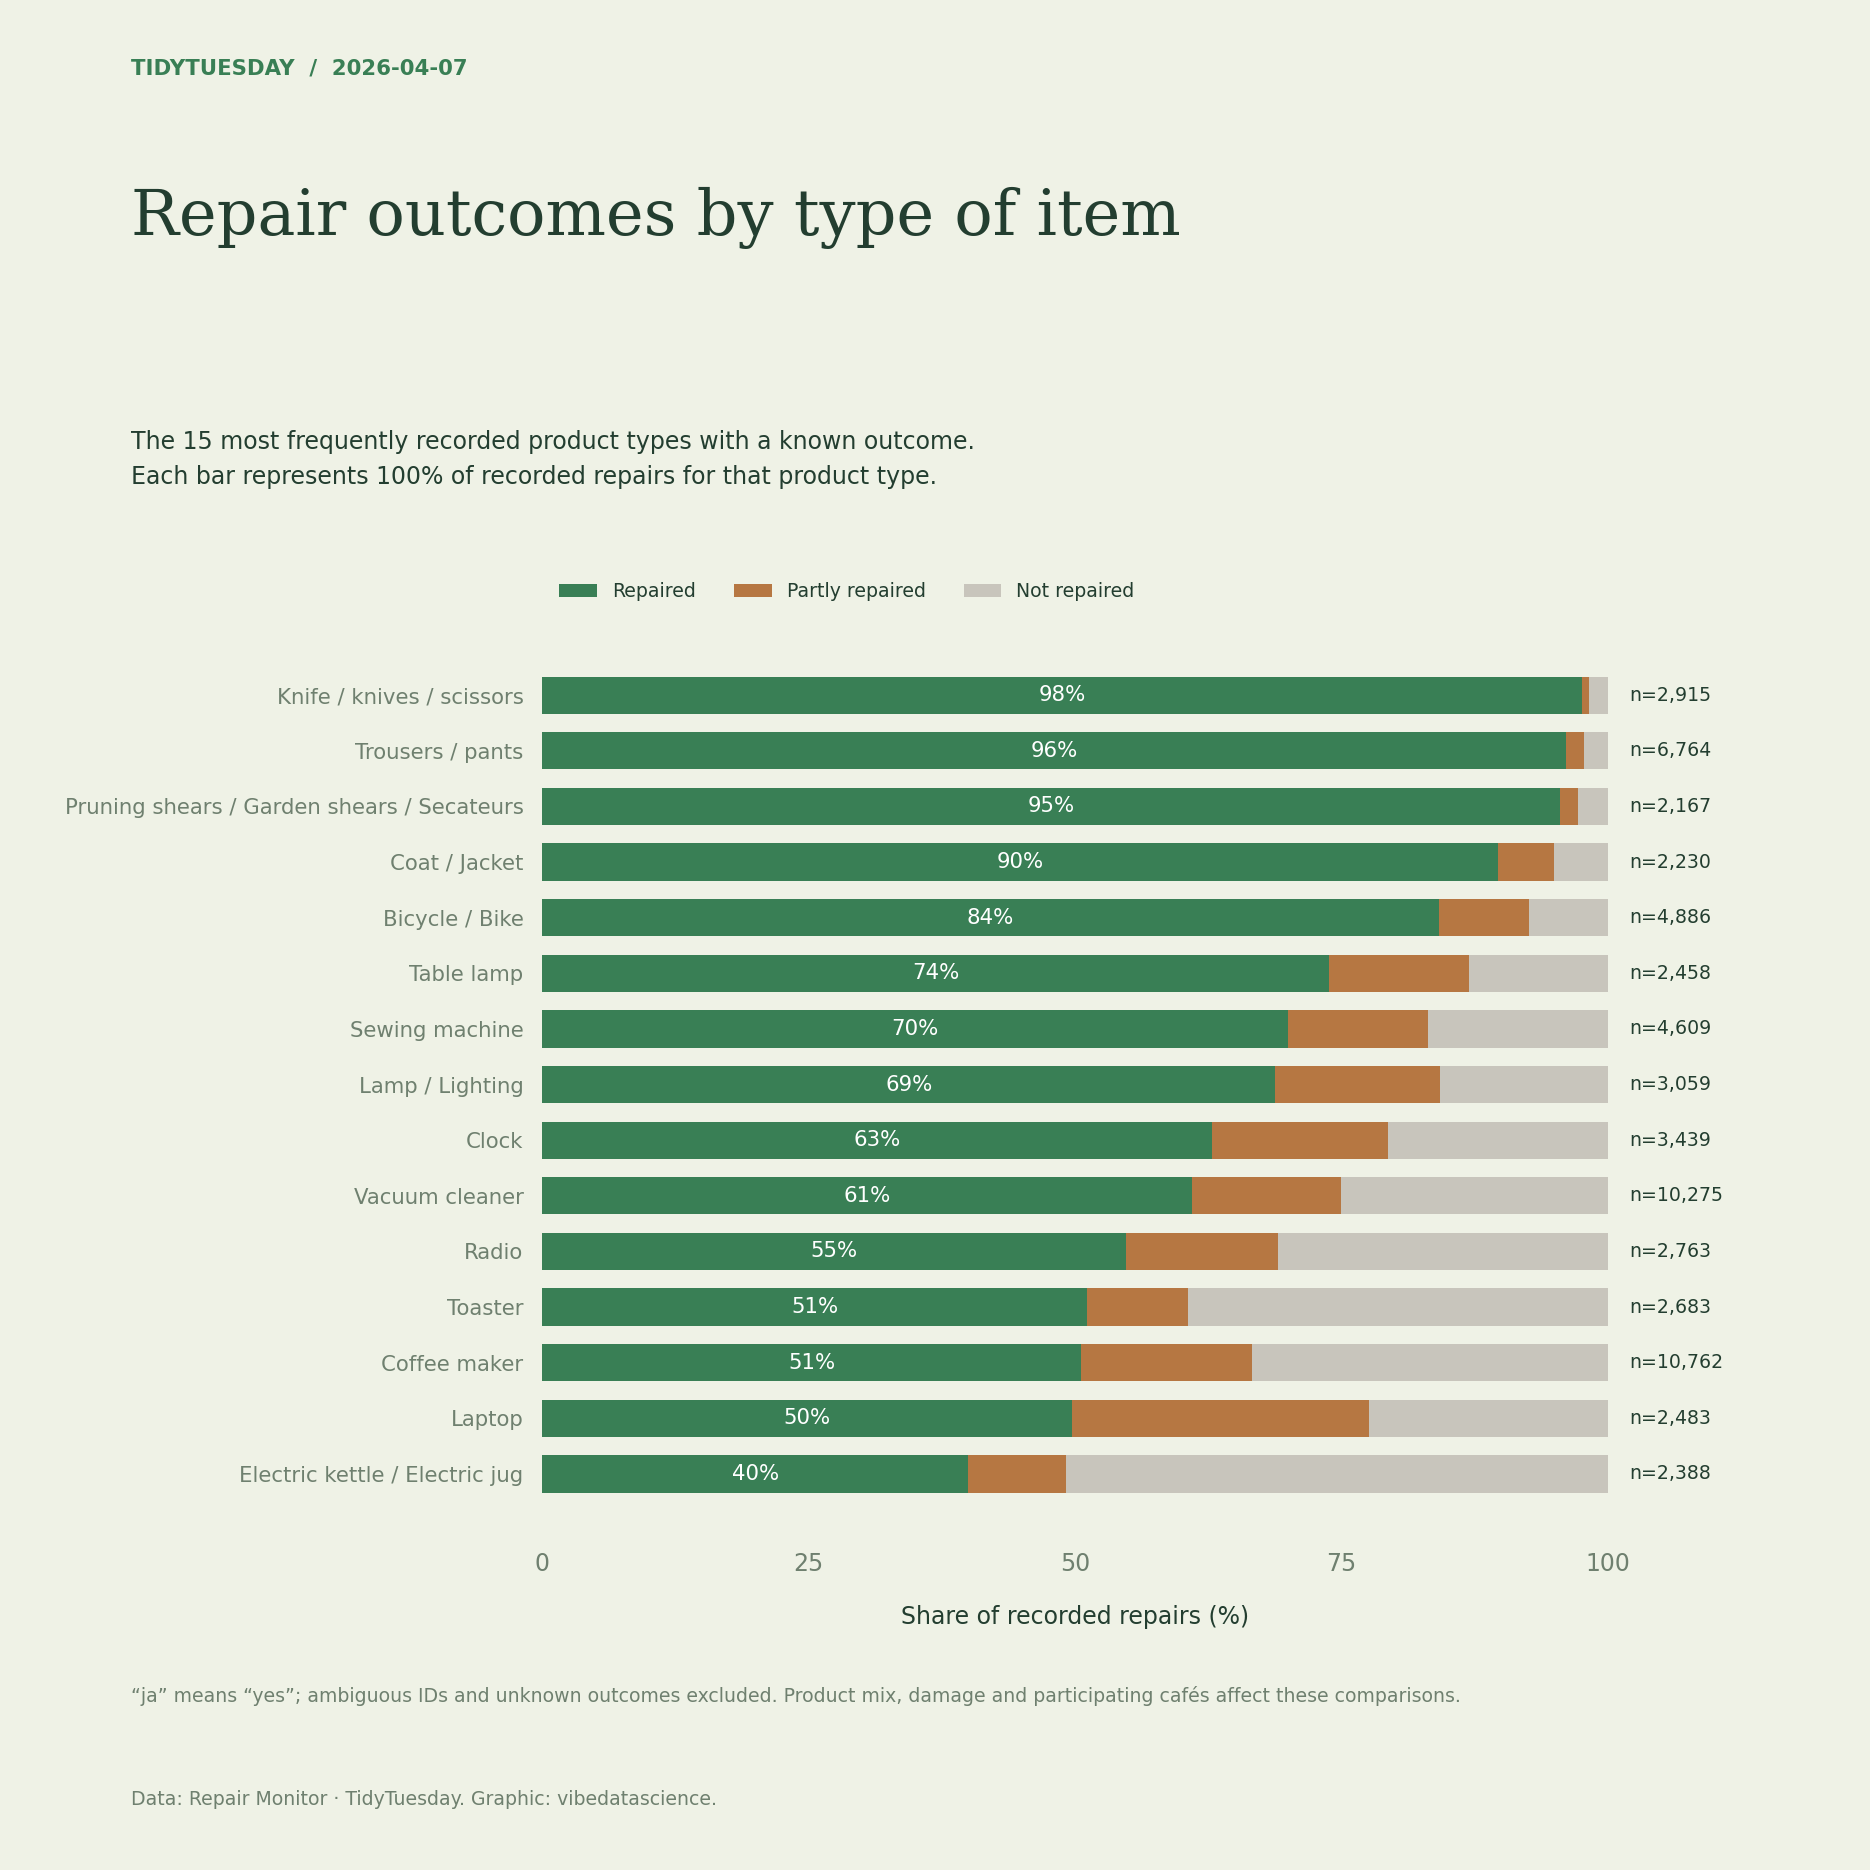

This figure's Python source:
"""TidyTuesday 2026-04-07: Repair outcomes by type of item. Reproduce the chart from the bundled source data."""
from pathlib import Path
import textwrap
import re
from collections import Counter
import numpy as np
import pandas as pd
import matplotlib
matplotlib.use('Agg')
import matplotlib.pyplot as plt
import matplotlib.dates as mdates
from matplotlib.ticker import FuncFormatter, MaxNLocator
from matplotlib.colors import LinearSegmentedColormap, Normalize
from matplotlib.patches import Patch

HERE = Path(__file__).resolve().parent
PAPER, INK, MUTED, ACCENT, SECOND = ('#eff2e6', '#233e30', '#6f806f', '#397f55', '#b67742')
plt.rcParams.update({'font.family':'DejaVu Sans', 'font.size':10, 'text.color':INK,
 'axes.labelcolor':INK, 'xtick.color':MUTED, 'ytick.color':MUTED,
 'axes.edgecolor':MUTED, 'savefig.facecolor':PAPER})

def read(name):
    data = pd.read_csv(HERE / 'data' / (name + '.csv.gz'), low_memory=False)
    assert len(data), 'Empty source data'
    return data

def figure(subtitle, height=9):
    fig = plt.figure(figsize=(11,height), facecolor=PAPER)
    fig.text(.07,.96,'TIDYTUESDAY  /  2026-04-07',fontsize=9,color=ACCENT,weight='bold')
    fig.text(.07,.90,textwrap.fill('Repair outcomes by type of item',48),fontsize=27,fontfamily='DejaVu Serif',va='top',linespacing=1.14)
    fig.text(.07,.77,subtitle,fontsize=10,va='top',linespacing=1.55)
    fig.text(.07,.035,textwrap.fill('Data: Repair Monitor · TidyTuesday. Graphic: vibedatascience.',110),fontsize=8,color=MUTED,linespacing=1.5)
    return fig

def axis(fig, rect=(.24,.18,.69,.49), grid='x'):
    ax=fig.add_axes(rect,facecolor=PAPER)
    for spine in ax.spines.values():spine.set_visible(False)
    ax.tick_params(length=0,pad=8)
    if grid:ax.grid(axis=grid,color=MUTED,alpha=.16,linewidth=.7)
    ax.set_axisbelow(True)
    return ax

def save(fig):
    fig.savefig(HERE / '20260407.png',dpi=170)
    plt.close(fig)
    print('2026-04-07: saved 20260407.png')

df=read('repairs');df=df.loc[~df.repair_id.duplicated(keep=False)].copy();df['outcome']=df.repaired.replace({'ja':'yes'});d=df[df.outcome.isin(['yes','half','no'])]
assert not d.repair_id.duplicated().any()
top=d.kind_of_product.value_counts().head(15).index
counts=pd.crosstab(d.kind_of_product,d.outcome).reindex(top).reindex(columns=['yes','half','no'],fill_value=0)
pct=counts.div(counts.sum(axis=1),axis=0)*100;order=pct.yes.sort_values().index;pct=pct.loc[order];counts=counts.loc[order]
fig=figure('The 15 most frequently recorded product types with a known outcome.\nEach bar represents 100% of recorded repairs for that product type.',11)
ax=axis(fig,(.29,.18,.57,.48),None);left=np.zeros(len(pct))
for col,color,label in zip(['yes','half','no'],[ACCENT,SECOND,'#c8c5bc'],['Repaired','Partly repaired','Not repaired']):
 ax.barh(np.arange(len(pct)),pct[col],left=left,color=color,height=.67,label=label)
 if col=='yes':
  for i,v in enumerate(pct[col]):ax.text(v/2,i,f'{v:.0f}%',ha='center',va='center',color='white',fontsize=9)
 left+=pct[col].to_numpy()
assert np.allclose(left,100)
ax.set_yticks(range(len(pct)),pct.index,fontsize=9);ax.set_xlim(0,100);ax.set_xticks([0,25,50,75,100]);ax.set_xlabel('Share of recorded repairs (%)',labelpad=12)
for i,v in enumerate(counts.sum(axis=1)):ax.text(102,i,f'n={v:,}',va='center',fontsize=8)
ax.legend(loc='lower left',bbox_to_anchor=(0,1.02),frameon=False,ncol=3,fontsize=8)
fig.text(.07,.09,'“ja” means “yes”; ambiguous IDs and unknown outcomes excluded. Product mix, damage and participating cafés affect these comparisons.',fontsize=8,color=MUTED)
save(fig)
